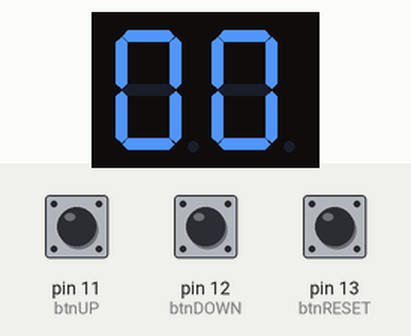
The sketch below on a simulated Arduino Uno, built with avr-gcc and run on an emulated ATmega328P. On the bench: 2-digit seven-segment display. Wiring (inferred from the names in the program): 2-digit 7-segment display, segments lit when HIGH: segments pin 2, pin 3, pin 4, pin 5, pin 6, pin 7, pin 8; digit selects pin 9, pin 10. The test bench sets the inputs (shaded band); at power-on: pin 11 (btnUP) HIGH, pin 12 (btnDOWN) HIGH, pin 13 (btnRESET) HIGH. The segment pins are drawn as the display they are named for.

Above: at 1.2 s.
1.3 s: pin 11 (btnUP) pulled LOW for 0.15 s
At 2.7 s:
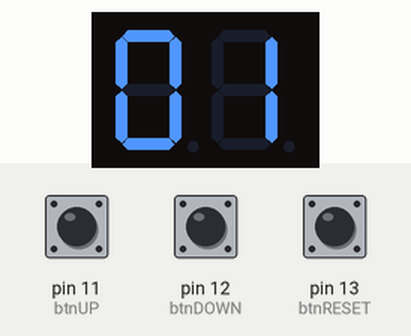
3.0 s: pin 12 (btnDOWN) pulled LOW for 0.15 s
At 3.17 s:
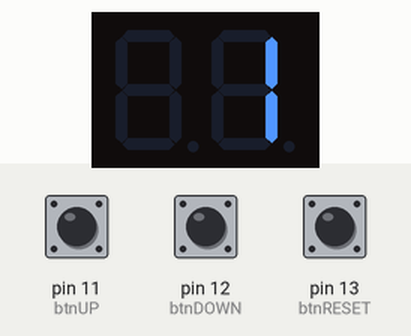
4.7 s: pin 12 (btnDOWN) pulled LOW for 1 s
At 6.0 s:
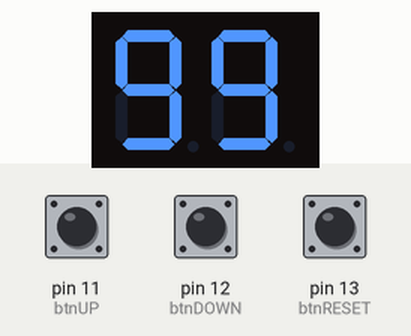
7.2 s: pin 13 (btnRESET) pulled LOW for 0.15 s
At 7.38 s:
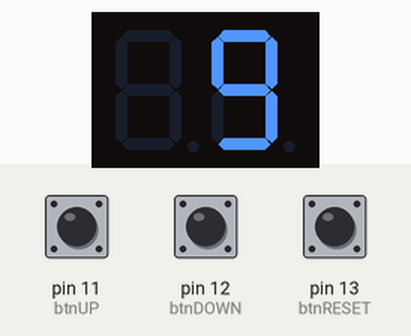
Timing chart, 0 to 9.9 s (numbered marks = the images above; inputs shaded):
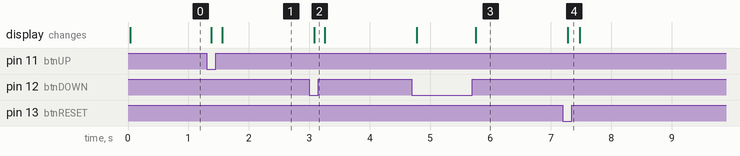

Measured:
- after the input at 1.3 s, the display: first changes after 0.08 s (image 1 shows a later state)
- after the input at 3.0 s, the display: changes after 0.08 s (image 2)
- after the input at 4.7 s, the display: first changes after 0.08 s (image 3 shows a later state)
- after the input at 7.2 s, the display: changes after 0.08 s (image 4)

The sketch:

contador_display.ino
```cpp
const int segPins[] = {2, 3, 4, 5, 6, 7, 8};
const int displayDecenas = 9;
const int displayUnidades = 10;

const int btnUP = 11;
const int btnDOWN = 12;
const int btnRESET = 13;

const byte digitos[10][7] = {
  {1,1,1,1,1,1,0}, // 0
  {0,1,1,0,0,0,0}, // 1
  {1,1,0,1,1,0,1}, // 2
  {1,1,1,1,0,0,1}, // 3
  {0,1,1,0,0,1,1}, // 4
  {1,0,1,1,0,1,1}, // 5
  {1,0,1,1,1,1,1}, // 6
  {1,1,1,0,0,0,0}, // 7
  {1,1,1,1,1,1,1}, // 8
  {1,1,1,1,0,1,1}  // 9
};

int contador = 0;

void setup() {
  for (int i = 0; i < 7; i++) {
    pinMode(segPins[i], OUTPUT);
  }

  pinMode(displayDecenas, OUTPUT);
  pinMode(displayUnidades, OUTPUT);

  pinMode(btnUP, INPUT_PULLUP);
  pinMode(btnDOWN, INPUT_PULLUP);
  pinMode(btnRESET, INPUT_PULLUP);
}

void loop() {
  // Botón UP (verde)
  if (digitalRead(btnUP) == LOW) {
    delay(200);
    contador++;
    if (contador > 99) contador = 0;
    while(digitalRead(btnUP) == LOW);
  }

  // Botón DOWN (azul)
  if (digitalRead(btnDOWN) == LOW) {
    delay(200);
    contador--;
    if (contador < 0) contador = 99;
    while(digitalRead(btnDOWN) == LOW);
  }

  // Botón RESET (rojo)
  if (digitalRead(btnRESET) == LOW) {
    delay(200);
    contador = 0;
    while(digitalRead(btnRESET) == LOW);
  }

  // Mostrar contador con multiplexación
  mostrarContador();
}

void mostrarContador() {
  int decenas = contador / 10;
  int unidades = contador % 10;

  // Mostrar decenas
  digitalWrite(displayDecenas, HIGH);
  digitalWrite(displayUnidades, HIGH);

  for (int i = 0; i < 7; i++) {
    digitalWrite(segPins[i], digitos[decenas][i]);
  }
  digitalWrite(displayDecenas, LOW);
  delay(5);

  // Mostrar unidades
  digitalWrite(displayDecenas, HIGH);
  digitalWrite(displayUnidades, HIGH);

  for (int i = 0; i < 7; i++) {
    digitalWrite(segPins[i], digitos[unidades][i]);
  }
  digitalWrite(displayUnidades, LOW);
  delay(5);
}
```
